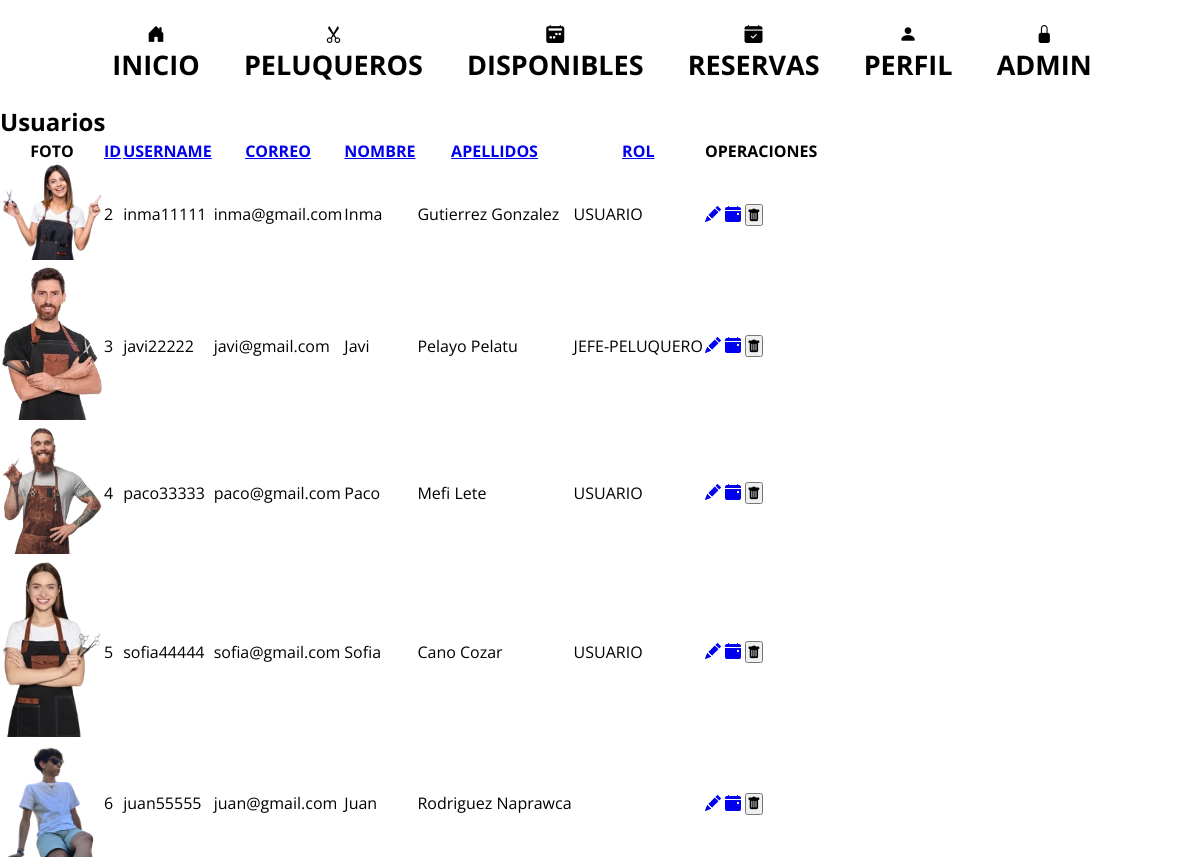
The page /admin.php (signed in) on the database its author committed.
### tables this page shows
CREATE TABLE usuarios (
    id INT PRIMARY KEY AUTO_INCREMENT,
    user_id VARCHAR(255),
    username VARCHAR(50) NOT NULL,
    contrasena VARCHAR(255),
    correo VARCHAR(255) NOT NULL,
    nombre VARCHAR(255) NOT NULL,
    apellidos VARCHAR(255) NOT NULL,
    rol INT DEFAULT 0,
    foto VARCHAR(255) DEFAULT "images/defecto.png"
);

CREATE TABLE roles (
    id INT PRIMARY KEY AUTO_INCREMENT,
    nombre VARCHAR(20) NOT NULL,
    nivel INT NOT NULL DEFAULT 0
);

### components/user-data.php (called while the page is built, shortened)
<?php
if(isset($_SESSION['usuario'])){
    $user_username=$_SESSION['usuario'];
    require_once "components/conexion.php";
    $a="SELECT roles.* FROM roles, usuarios WHERE usuarios.username LIKE '$user_username' AND usuarios.rol = roles.id;";
    $a = mysqli_query($mysqli, $a);
    $a = mysqli_fetch_assoc($a);
    $user_nivel = $a['nivel'];
    $a="SELECT * FROM usuarios WHERE username = '$user_username'";
    $a = mysqli_query($mysqli, $a);
    $a = mysqli_fetch_assoc($a);
    $user_id = $a['id'];
}
else{
    header("Location: login.php");
    session_abort();
    die();
}
?>

### admin.php (the view, shortened to what this page needs)
<?php include "components/header.php" ?>
<?php include "components/navbar.php" ?>
<div class="centro">
    <div class="container">
        <h2>Usuarios</h2>
        <table>
            <thead>
                <tr>
                    <th scope='col'>FOTO</th>
                    <th scope='col'><a href="
                    <?php
                    $enlace = "admin.php?orderby=id";
                    echo $enlace;
                    ?>">ID
                    <?php
                    if(htmlspecialchars($_GET["orderby"]) == "id"){
                        if(htmlspecialchars($_GET["type"]) == "DESC"){
                            echo "<i class='bi bi-arrow-up'></i>";
                        }else{
                            echo "<i class='bi bi-arrow-down'></i>";
                        }
                    }?></a></th>
                    <th scope='col'><a href="<?php
                    $enlace = "admin.php?orderby=username";
                    echo $enlace;
                    ?>">USERNAME
                    <?php
                    if(htmlspecialchars($_GET["orderby"]) == "username"){
                        if(htmlspecialchars($_GET["type"]) == "DESC"){
                            echo "<i class='bi bi-arrow-up'></i>";
                        }else{
                            echo "<i class='bi bi-arrow-down'></i>";
                        }
                    }?></a></th>
                    <th scope='col'><a href="<?php
                    $enlace = "admin.php?orderby=correo";
                    echo $enlace;
                    ?>">CORREO
                    <?php
                    if(htmlspecialchars($_GET["orderby"]) == "correo"){
                        if(htmlspecialchars($_GET["type"]) == "DESC"){
                            echo "<i class='bi bi-arrow-up'></i>";
                        }else{
                            echo "<i class='bi bi-arrow-down'></i>";
                        }
                    }?></a></th>
                    <th scope='col'><a href="<?php
                    $enlace = "admin.php?orderby=nombre";
                    echo $enlace;
                    ?>">NOMBRE
                    <?php
                    if(htmlspecialchars($_GET["orderby"]) == "nombre"){
                        if(htmlspecialchars($_GET["type"]) == "DESC"){
                            echo "<i class='bi bi-arrow-up'></i>";
                        }else{
                            echo "<i class='bi bi-arrow-down'></i>";
                        }
                    }?></a></th>
                    <th scope='col'><a href="<?php
                    $enlace = "admin.php?orderby=apellidos";
                    echo $enlace;
                    ?>">APELLIDOS
                    <?php
                    if(htmlspecialchars($_GET["orderby"]) == "apellidos"){
                        if(htmlspecialchars($_GET["type"]) == "DESC"){
                            echo "<i class='bi bi-arrow-up'></i>";
                        }else{
                            echo "<i class='bi bi-arrow-down'></i>";
                        }
                    }?></a></th>
                    <th scope='col'><a href="<?php
                    $enlace = "admin.php?orderby=rol";
                    echo $enlace;
                    ?>">ROL
                    <?php
                    if(htmlspecialchars($_GET["orderby"]) == "rol"){
                        if(htmlspecialchars($_GET["type"]) == "DESC"){
                            echo "<i class='bi bi-arrow-up'></i>";
                        }else{
                            echo "<i class='bi bi-arrow-down'></i>";
                        }
                    }?></a></th>
                    <th scope='col'>OPERACIONES</th>
                </tr>
            </thead>
            <tbody>
        <?php
        if (isset($_GET["orderby"]) && isset($_GET["type"])) {
            $orden = htmlspecialchars($_GET["orderby"]);
            $type = htmlspecialchars($_GET["type"]);
            $a="SELECT * FROM usuarios ORDER BY $orden $type;";
            $a = mysqli_query($mysqli, $a);
            while($row = mysqli_fetch_assoc($a)){
                $id = $row['id'];
                $user_id_new = $row['user_id'];
                $username = $row['username'];
                $correo = $row['correo'];
                $nombre = $row['nombre'];
                $apellidos = $row['apellidos'];
                $rol = $row['rol'];
                $foto = $row['foto'];
                $b="SELECT * FROM roles WHERE id=$rol;";
                $b = mysqli_query($mysqli, $b);
                $rowb = mysqli_fetch_assoc($b);
                $rol_name = $rowb["nombre"];
                if($user_id != $id){
                    echo
                    "<tr>
                        <td class='image'><img src='$foto' alt='foto' style='width: 100px'></td>
                        <td class='id'>$id</td>
                        <td class='username'>$username</td>
                        <td class='correo'>$correo</td>
                        <td class='nombre'>$nombre</td>
                        <td class='apellidos'>$apellidos</td>
                        <td class='rol'>$rol_name</td>
                        <td class='editar'>
                            <a href='editar_user.php?user={$id}'><i class='bi bi-pencil-fill'></i></a>
                            <a href='editar_citas.php?user={$id}'><i class='bi bi-calendar-event-fill'></i></a>
                            <button onclick='eliminarUsuario($id)'><i class='bi bi-trash-fill'></i></button>
                        </td>
                    </tr>";
                }
            }
        }else{
            $a="SELECT * FROM usuarios;";
            $a = mysqli_query($mysqli, $a);
            while($row = mysqli_fetch_assoc($a)){
                $id = $row['id'];
                $username = $row['username'];
                $correo = $row['correo'];
                $nombre = $row['nombre'];
                $apellidos = $row['apellidos'];
                $rol = $row['rol'];
                $foto = $row['foto'];
                $b="SELECT * FROM roles WHERE id=$rol;";
                $b = mysqli_query($mysqli, $b);
                $rowb = mysqli_fetch_assoc($b);
                $rol_name = $rowb["nombre"];
                if($user_id != $id){
                    echo
                    "<tr>
                        <td class='image'><img src='$foto' alt='foto' style='width: 100px'></td>
                        <td class='id'>$id</td>
                        <td class='username'>$username</td>
                        <td class='correo'>$correo</td>
                        <td class='nombre'>$nombre</td>
                        <td class='apellidos'>$apellidos</td>
                        <td class='rol'>$rol_name</td>
                        <td class='editar'>
                            <a href='editar_user.php?user={$id}'><i class='bi bi-pencil-fill'></i></a>
                            <a href='editar_citas.php?user={$id}'><i class='bi bi-calendar-event-fill'></i></a>
                            <button onclick='eliminarUsuario($id)'><i class='bi bi-trash-fill'></i></button>
                        </td>
                    </tr>";
                }
            }
        }
        ?>
            </tbody>
        </table>
    </div>
</div>
<?php include "components/footer.php" ?>

### components/header.php (shortened to what this page needs)
<!DOCTYPE html>
<html lang="es">
<head>
    <?php
    if ($_SERVER['PHP_SELF'] != "") {
        $url = explode("/", $_SERVER['PHP_SELF']);
        $url = $url[2];
        if ($url != 'index.php') {
            echo '
            <link rel="stylesheet" href="https://cdn.jsdelivr.net/npm/bootstrap-icons@1.11.3/font/bootstrap-icons.min.css">
            <link rel="stylesheet" href="css/navbar.css">';
        }
    }
    ?>
</head>
<body>

### components/navbar.php (shortened to what this page needs)
<?php include "components/user-data.php"; ?>
    <header>
        <div class="navbar" id="navbar">
            <a href="index.php"><i class="bi bi-house-door-fill"></i>
                <h2>Inicio</h2>
            </a>
            <a href="peluqueros.php"><i class="bi bi-scissors"></i>
                <h2>Peluqueros</h2>
            </a>
            <a href="disponibles.php"><i class="bi bi-calendar2-week-fill"></i>
                <h2>Disponibles</h2>
            </a>
            <a href="reservas.php"><i class="bi bi-calendar-check-fill"></i>
                <h2>Reservas</h2>
            </a>
            <a href="perfil.php"><i class="bi bi-person-fill"></i>
                <h2>Perfil</h2>
            </a>
            <?php
            if($user_nivel > 5){
                echo "
            <a href='admin.php'><i class='bi bi-lock-fill'></i>
                <h2>Admin</h2>
            </a>";
            }
            ?>
        </div>
    </header>

### components/footer.php (shortened to what this page needs)
</body>
</html>

### css/navbar.css (style rules this page uses)
:root { --red: #ff0000; --unblack: #00000096; --black: #000; --white: #fff; --back: #363841; --backhover: #202227; }
* { margin: 0; padding: 0; box-sizing: border-box; font-family: "Open Sans", sans-serif; }
.navbar { overflow: hidden; text-align: center; z-index: 6; text-transform: uppercase; }
.navbar a { display: inline-block; margin-right: -4px; color: var(--black); padding: 22px 22px; text-decoration: none; font-family: Poppins; font-size: 18px; -webkit-transition: background 0.3s linear; -moz-transition: background 0.3s linear; -ms-transition: background 0.3s linear; -o-transition: background 0.3s linear; transition: background 0.3s linear; z-index: 9; }

### rows shown on the page
usuarios: foto (picture), id "2", username "inma11111", correo "inma@gmail.com", nombre "Inma", apellidos "Gutierrez Gonzalez", rol.nombre "USUARIO"
usuarios: foto (picture), id "3", username "javi22222", correo "javi@gmail.com", nombre "Javi", apellidos "Pelayo Pelatu", rol.nombre "JEFE-PELUQUERO"
usuarios: foto (picture), id "4", username "paco33333", correo "paco@gmail.com", nombre "Paco", apellidos "Mefi Lete", rol.nombre "USUARIO"
usuarios: foto (picture), id "5", username "sofia44444", correo "sofia@gmail.com", nombre "Sofia", apellidos "Cano Cozar", rol.nombre "USUARIO"
usuarios: foto (picture), id "6", username "juan55555", correo "juan@gmail.com", nombre "Juan", apellidos "Rodriguez Naprawca"
